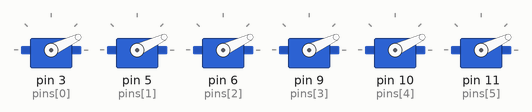
The sketch below on a simulated Arduino Uno, built with avr-gcc and run on an emulated ATmega328P. Shown: 6 × servo.

Above: at 0.1 s.
At 0.7 s:
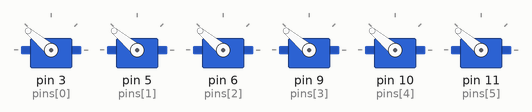
At 1.3 s:
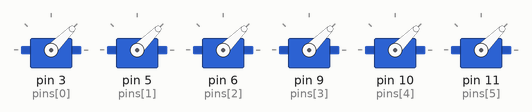
At 1.9 s:
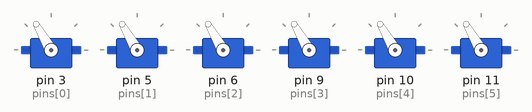
At 2.3 s:
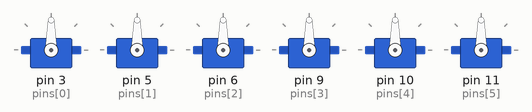
Timing chart, 0 to 3.8 s (numbered marks = the images above):
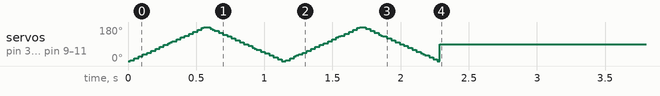

The sketch:

servo_sweep1.ino
```cpp
#include <Servo.h>

Servo servo1, servo2, servo3, servo4, servo5, servo6;
Servo servos[] = {servo1, servo2, servo3, servo4, servo5, servo6};

int pins[] = {3, 5, 6, 9, 10, 11};

void setup() {
  for (int i = 0; i < 6; i++) {
    servos[i].attach(pins[i]);
  }

  // Sweep for 2 seconds
  unsigned long startTime = millis();
  while (millis() - startTime < 2000) {
    for (int angle = 0; angle <= 180; angle += 5) {
      for (int i = 0; i < 6; i++) {
        servos[i].write(angle);
      }
      delay(15);
    }
    for (int angle = 180; angle >= 0; angle -= 5) {
      for (int i = 0; i < 6; i++) {
        servos[i].write(angle);
      }
      delay(15);
    }
  }

  // Fix all at 90°
  for (int i = 0; i < 6; i++) {
    servos[i].write(90);
  }
}

void loop() {
  // لا شيء في التكرار
}
```
